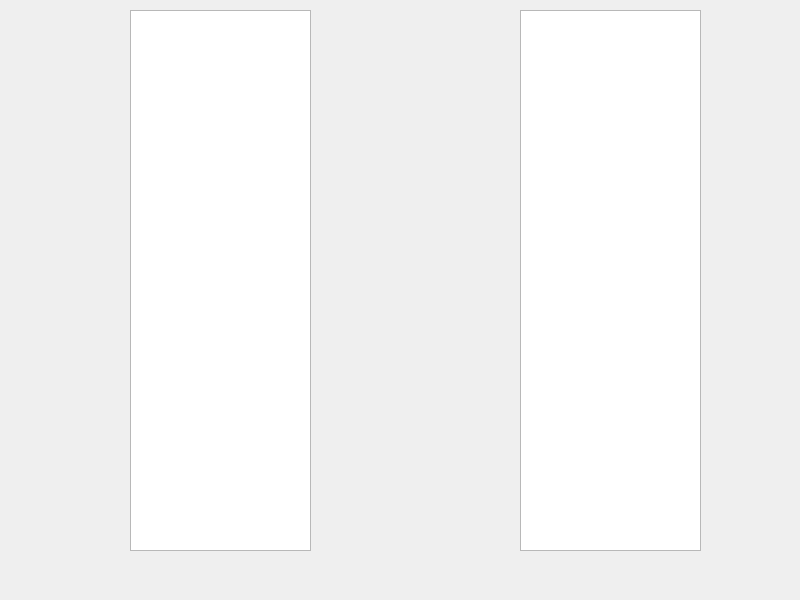
<?xml version="1.0" encoding="UTF-8"?>
<ui version="4.0">
 <class>Dialog</class>
 <widget class="QDialog" name="Dialog">
  <property name="geometry">
   <rect>
    <x>0</x>
    <y>0</y>
    <width>800</width>
    <height>600</height>
   </rect>
  </property>
  <property name="windowTitle">
   <string>Dialog</string>
  </property>
  <widget class="QTextEdit" name="textEdit">
   <property name="geometry">
    <rect>
     <x>130</x>
     <y>10</y>
     <width>181</width>
     <height>541</height>
    </rect>
   </property>
  </widget>
  <widget class="QTextEdit" name="textEdit_2">
   <property name="geometry">
    <rect>
     <x>520</x>
     <y>10</y>
     <width>181</width>
     <height>541</height>
    </rect>
   </property>
  </widget>
 </widget>
 <resources/>
 <connections/>
</ui>
